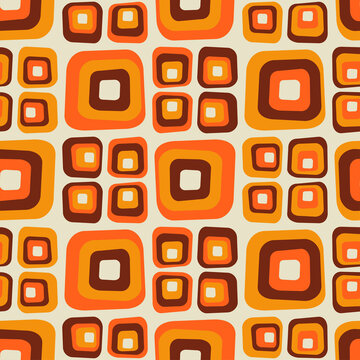
#> input picture 210962047-week5/pattern.jpg, 360 x 360 px
$ python imageseg.py
#> lines starting #> are read from the running program, lines starting #| are printed output that depends on the picture; after the words box and inside, x2 and y2 are one past the last pixel; in counts of white or black regions, pixels touching at a corner belong together
import cv2
import numpy as np

# Load your image
image = cv2.imread('pattern.jpg')
#> image is the input picture: shape (360, 360, 3); mean B, G, R 73.8, 134.3, 211.6

# Define color range for red
lower_red = np.array([0, 0, 100])
upper_red = np.array([100, 100, 255])

# Create a red mask
red_mask = cv2.inRange(image, lower_red, upper_red)
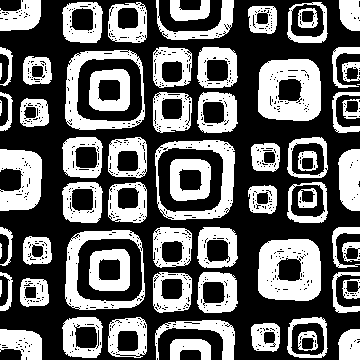
#> red_mask: shape (360, 360); 39.8% white; 67 white regions (1 under 20 px), largest, box (x1, y1, x2, y2) and area: (258, 239, 321, 301) 3039, (258, 59, 321, 121) 3032, (65, 50, 145, 130) 2051

# Apply the red mask to the original image to keep only the red pixels
rimage = cv2.bitwise_and(image, image, mask=red_mask)
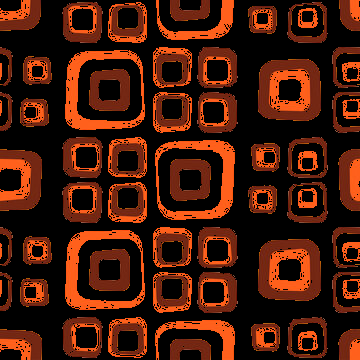
#> rimage: shape (360, 360, 3); mean B, G, R 9, 25.2, 69.4

# Display or save the red light image
cv2.imshow('Segmented image', rimage)
cv2.waitKey(0)
cv2.destroyAllWindows()
